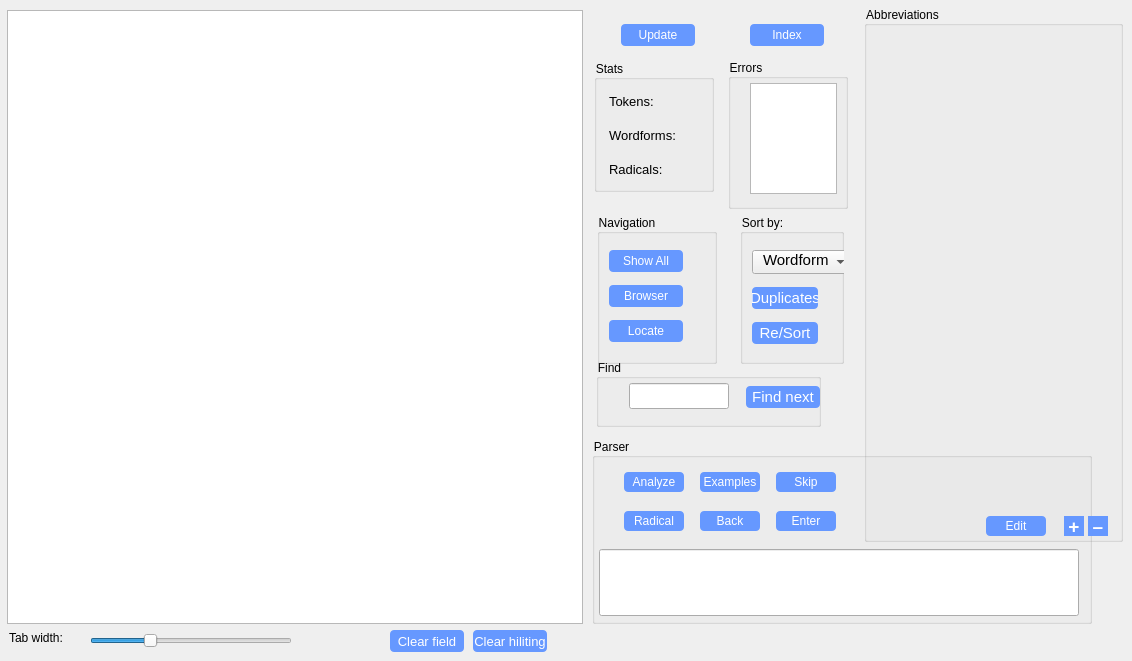
        <widget class="QWidget" name="index">
         <property name="styleSheet">
          <string notr="true">QGroupBox {
	background-color: transparent;
}

QPushButton {
	background: #6698FF;
	color: white;
	border: 0px solid black;
	border-radius: 4px;
	padding: 0 0 0 0;
	margin: 0 0 0 0;
	min-width: 74px;
	min-height: 22px;
}</string>
         </property>
         <attribute name="title">
          <string>Index</string>
         </attribute>
         <widget class="QGroupBox" name="iParserBox">
          <property name="geometry">
           <rect>
            <x>592</x>
            <y>438</y>
            <width>500</width>
            <height>186</height>
           </rect>
          </property>
          <property name="toolTip">
           <string>line editor for index</string>
          </property>
          <property name="autoFillBackground">
           <bool>false</bool>
          </property>
          <property name="styleSheet">
           <string notr="true">QPushButton {
	background: #6698FF;
	color: white;    
	border: 0px solid black;
	border-radius: 4px;
    	padding: 0 0 0 0;
    	margin: 0 0 0 0;
	min-height: 20px;
	min-width: 60px;
	max-height: 20px;
	max-width: 60px;	
}

QPushButton:pressed {
	background: #1E90FF;
	border: 2px outset #1E90FF;
}</string>
          </property>
          <property name="title">
           <string>Parser</string>
          </property>
          <property name="flat">
           <bool>true</bool>
          </property>
          <widget class="QLineEdit" name="iParser">
           <property name="geometry">
            <rect>
             <x>7</x>
             <y>111</y>
             <width>480</width>
             <height>67</height>
            </rect>
           </property>
           <property name="font">
            <font>
             <pointsize>10</pointsize>
            </font>
           </property>
           <property name="toolTip">
            <string>line editor</string>
           </property>
          </widget>
          <widget class="QPushButton" name="iSkipBtn">
           <property name="geometry">
            <rect>
             <x>184</x>
             <y>34</y>
             <width>60</width>
             <height>20</height>
            </rect>
           </property>
           <property name="text">
            <string>Skip</string>
           </property>
          </widget>
          <widget class="QPushButton" name="iStartBtn">
           <property name="geometry">
            <rect>
             <x>32</x>
             <y>34</y>
             <width>60</width>
             <height>20</height>
            </rect>
           </property>
           <property name="toolTip">
            <string>start analysis from
selection or from 
first unparsed form</string>
           </property>
           <property name="text">
            <string>Analyze</string>
           </property>
          </widget>
          <widget class="QPushButton" name="iLookUpBtn">
           <property name="geometry">
            <rect>
             <x>32</x>
             <y>73</y>
             <width>60</width>
             <height>20</height>
            </rect>
           </property>
           <property name="toolTip">
            <string>look up radical 
in lexicon</string>
           </property>
           <property name="text">
            <string>Radical</string>
           </property>
          </widget>
          <widget class="QPushButton" name="iExamplesBtn">
           <property name="geometry">
            <rect>
             <x>108</x>
             <y>34</y>
             <width>60</width>
             <height>20</height>
            </rect>
           </property>
           <property name="toolTip">
            <string>show examples</string>
           </property>
           <property name="text">
            <string>Examples</string>
           </property>
          </widget>
          <widget class="QPushButton" name="iBackBtn">
           <property name="geometry">
            <rect>
             <x>108</x>
             <y>73</y>
             <width>60</width>
             <height>20</height>
            </rect>
           </property>
           <property name="toolTip">
            <string>go back to most 
recently analyzed form</string>
           </property>
           <property name="text">
            <string>Back</string>
           </property>
          </widget>
          <widget class="QPushButton" name="iEnterBtn">
           <property name="geometry">
            <rect>
             <x>184</x>
             <y>73</y>
             <width>60</width>
             <height>20</height>
            </rect>
           </property>
           <property name="toolTip">
            <string>enter analysis</string>
           </property>
           <property name="text">
            <string>Enter</string>
           </property>
          </widget>
         </widget>
         <widget class="QTextEdit" name="iIndex">
          <property name="geometry">
           <rect>
            <x>7</x>
            <y>10</y>
            <width>576</width>
            <height>614</height>
           </rect>
          </property>
          <property name="font">
           <font/>
          </property>
          <property name="toolTip">
           <string/>
          </property>
          <property name="lineWrapMode">
           <enum>QTextEdit::NoWrap</enum>
          </property>
          <property name="tabStopWidth" stdset="0">
           <number>10</number>
          </property>
         </widget>
         <widget class="QGroupBox" name="iAbbrBox">
          <property name="geometry">
           <rect>
            <x>864</x>
            <y>6</y>
            <width>259</width>
            <height>536</height>
           </rect>
          </property>
          <property name="styleSheet">
           <string notr="true">QToolButton {
	background: #6698FF;
	color: white;
	border: 1px solid #6698FF;
}

QToolButton:pressed {
	border: 2px outset #1E90FF;
}

QPushButton {
     border: 0px solid black;
     min-width: 60px;
	 min-height: 20px;
     max-width: 60px;
	 max-height: 20px;
	background: #6698FF;
	color: white;    
	border: 0px solid black;
	border-radius: 4px;
    	padding: 0 0 0 0;
    	margin: 0 0 0 0;
}

QPushButton:pressed {
	background: #1E90FF;
	border: 2px outset #1E90FF;
}
</string>
          </property>
          <property name="title">
           <string>Abbreviations</string>
          </property>
          <property name="flat">
           <bool>true</bool>
          </property>
          <widget class="QPushButton" name="iEditAbbrBtn">
           <property name="geometry">
            <rect>
             <x>122</x>
             <y>510</y>
             <width>60</width>
             <height>20</height>
            </rect>
           </property>
           <property name="toolTip">
            <string>edit selected abbreviation</string>
           </property>
           <property name="text">
            <string>Edit</string>
           </property>
          </widget>
          <widget class="QToolButton" name="iAddAbbrBtn">
           <property name="geometry">
            <rect>
             <x>200</x>
             <y>510</y>
             <width>20</width>
             <height>20</height>
            </rect>
           </property>
           <property name="font">
            <font>
             <pointsize>14</pointsize>
             <bold>true</bold>
            </font>
           </property>
           <property name="toolTip">
            <string>add new abbreviation</string>
           </property>
           <property name="text">
            <string>+</string>
           </property>
          </widget>
          <widget class="QToolButton" name="iDelAbbrBtn">
           <property name="geometry">
            <rect>
             <x>224</x>
             <y>510</y>
             <width>20</width>
             <height>20</height>
            </rect>
           </property>
           <property name="font">
            <font>
             <pointsize>14</pointsize>
             <bold>true</bold>
            </font>
           </property>
           <property name="toolTip">
            <string>add new abbreviation</string>
           </property>
           <property name="text">
            <string>–</string>
           </property>
          </widget>
         </widget>
         <widget class="QSlider" name="iTabSlider">
          <property name="geometry">
           <rect>
            <x>90</x>
            <y>630</y>
            <width>202</width>
            <height>22</height>
           </rect>
          </property>
          <property name="toolTip">
           <string>adjust the width of the tabs in the Index field</string>
          </property>
          <property name="minimum">
           <number>5</number>
          </property>
          <property name="maximum">
           <number>40</number>
          </property>
          <property name="value">
           <number>15</number>
          </property>
          <property name="orientation">
           <enum>Qt::Horizontal</enum>
          </property>
          <property name="tickPosition">
           <enum>QSlider::NoTicks</enum>
          </property>
          <property name="tickInterval">
           <number>5</number>
          </property>
         </widget>
         <widget class="QLabel" name="label_10">
          <property name="geometry">
           <rect>
            <x>9</x>
            <y>630</y>
            <width>72</width>
            <height>16</height>
           </rect>
          </property>
          <property name="text">
           <string>Tab width:</string>
          </property>
         </widget>
         <widget class="QPushButton" name="iClearHiliteBtn">
          <property name="geometry">
           <rect>
            <x>473</x>
            <y>630</y>
            <width>74</width>
            <height>22</height>
           </rect>
          </property>
          <property name="font">
           <font>
            <family>Arial</family>
            <pointsize>10</pointsize>
            <bold>false</bold>
           </font>
          </property>
          <property name="toolTip">
           <string>remove colour from highlighted items</string>
          </property>
          <property name="text">
           <string>Clear hiliting</string>
          </property>
         </widget>
         <widget class="QPushButton" name="iClearFieldBtn">
          <property name="geometry">
           <rect>
            <x>390</x>
            <y>630</y>
            <width>74</width>
            <height>22</height>
           </rect>
          </property>
          <property name="font">
           <font>
            <family>Arial</family>
            <pointsize>10</pointsize>
            <bold>false</bold>
           </font>
          </property>
          <property name="toolTip">
           <string>clear the index field</string>
          </property>
          <property name="text">
           <string>Clear field</string>
          </property>
         </widget>
         <widget class="QGroupBox" name="groupBox_22">
          <property name="geometry">
           <rect>
            <x>728</x>
            <y>59</y>
            <width>120</width>
            <height>150</height>
           </rect>
          </property>
          <property name="autoFillBackground">
           <bool>false</bool>
          </property>
          <property name="title">
           <string>Errors</string>
          </property>
          <property name="flat">
           <bool>true</bool>
          </property>
          <widget class="QListWidget" name="iErrorBox">
           <property name="geometry">
            <rect>
             <x>22</x>
             <y>24</y>
             <width>87</width>
             <height>111</height>
            </rect>
           </property>
           <property name="minimumSize">
            <size>
             <width>10</width>
             <height>10</height>
            </size>
           </property>
           <property name="maximumSize">
            <size>
             <width>111111</width>
             <height>111111</height>
            </size>
           </property>
           <property name="toolTip">
            <string>Lists examples that show matching errors 
where lines contain different numbers of
elements. Click on line to go to example.</string>
           </property>
          </widget>
         </widget>
         <widget class="QGroupBox" name="iStatsBox">
          <property name="geometry">
           <rect>
            <x>594</x>
            <y>60</y>
            <width>120</width>
            <height>132</height>
           </rect>
          </property>
          <property name="minimumSize">
           <size>
            <width>120</width>
            <height>0</height>
           </size>
          </property>
          <property name="maximumSize">
           <size>
            <width>120</width>
            <height>16777215</height>
           </size>
          </property>
          <property name="autoFillBackground">
           <bool>false</bool>
          </property>
          <property name="styleSheet">
           <string notr="true">QLabel {
	font: 10pts;
}</string>
          </property>
          <property name="title">
           <string>Stats</string>
          </property>
          <widget class="QLabel" name="iTokensLbl">
           <property name="geometry">
            <rect>
             <x>15</x>
             <y>33</y>
             <width>100</width>
             <height>16</height>
            </rect>
           </property>
           <property name="minimumSize">
            <size>
             <width>100</width>
             <height>0</height>
            </size>
           </property>
           <property name="maximumSize">
            <size>
             <width>100</width>
             <height>16777215</height>
            </size>
           </property>
           <property name="font">
            <font>
             <family>Arial</family>
             <pointsize>10</pointsize>
             <italic>false</italic>
             <bold>false</bold>
            </font>
           </property>
           <property name="text">
            <string>Tokens:</string>
           </property>
          </widget>
          <widget class="QLabel" name="iWordformLbl">
           <property name="geometry">
            <rect>
             <x>15</x>
             <y>67</y>
             <width>100</width>
             <height>16</height>
            </rect>
           </property>
           <property name="minimumSize">
            <size>
             <width>100</width>
             <height>0</height>
            </size>
           </property>
           <property name="maximumSize">
            <size>
             <width>100</width>
             <height>16777215</height>
            </size>
           </property>
           <property name="font">
            <font>
             <family>Arial</family>
             <pointsize>10</pointsize>
             <italic>false</italic>
             <bold>false</bold>
            </font>
           </property>
           <property name="text">
            <string>Wordforms:</string>
           </property>
          </widget>
          <widget class="QLabel" name="IRadicalLbl">
           <property name="geometry">
            <rect>
             <x>15</x>
             <y>101</y>
             <width>100</width>
             <height>16</height>
            </rect>
           </property>
           <property name="minimumSize">
            <size>
             <width>100</width>
             <height>0</height>
            </size>
           </property>
           <property name="maximumSize">
            <size>
             <width>100</width>
             <height>16777215</height>
            </size>
           </property>
           <property name="font">
            <font>
             <family>Arial</family>
             <pointsize>10</pointsize>
             <italic>false</italic>
             <bold>false</bold>
            </font>
           </property>
           <property name="text">
            <string>Radicals:</string>
           </property>
          </widget>
         </widget>
         <widget class="QGroupBox" name="iFindBox">
          <property name="geometry">
           <rect>
            <x>596</x>
            <y>359</y>
            <width>225</width>
            <height>68</height>
           </rect>
          </property>
          <property name="sizePolicy">
           <sizepolicy hsizetype="Fixed" vsizetype="Fixed">
            <horstretch>0</horstretch>
            <verstretch>0</verstretch>
           </sizepolicy>
          </property>
          <property name="minimumSize">
           <size>
            <width>225</width>
            <height>68</height>
           </size>
          </property>
          <property name="maximumSize">
           <size>
            <width>225</width>
            <height>68</height>
           </size>
          </property>
          <property name="toolTip">
           <string/>
          </property>
          <property name="autoFillBackground">
           <bool>false</bool>
          </property>
          <property name="styleSheet">
           <string notr="true"/>
          </property>
          <property name="title">
           <string>Find</string>
          </property>
          <property name="flat">
           <bool>true</bool>
          </property>
          <widget class="QLineEdit" name="iFindInIndex">
           <property name="geometry">
            <rect>
             <x>33</x>
             <y>24</y>
             <width>100</width>
             <height>26</height>
            </rect>
           </property>
           <property name="minimumSize">
            <size>
             <width>100</width>
             <height>26</height>
            </size>
           </property>
           <property name="maximumSize">
            <size>
             <width>100</width>
             <height>26</height>
            </size>
           </property>
           <property name="toolTip">
            <string>enter text to find, hit &quot;return&quot; to begin search</string>
           </property>
          </widget>
          <widget class="QPushButton" name="iFindNextBtn">
           <property name="geometry">
            <rect>
             <x>150</x>
             <y>27</y>
             <width>74</width>
             <height>22</height>
            </rect>
           </property>
           <property name="sizePolicy">
            <sizepolicy hsizetype="Maximum" vsizetype="Fixed">
             <horstretch>0</horstretch>
             <verstretch>0</verstretch>
            </sizepolicy>
           </property>
           <property name="font">
            <font>
             <family>Arial</family>
             <pointsize>11</pointsize>
             <bold>false</bold>
            </font>
           </property>
           <property name="toolTip">
            <string>start search/find next</string>
           </property>
           <property name="text">
            <string>Find next</string>
           </property>
          </widget>
         </widget>
         <widget class="QGroupBox" name="iNavigationBox">
          <property name="geometry">
           <rect>
            <x>597</x>
            <y>214</y>
            <width>120</width>
            <height>150</height>
           </rect>
          </property>
          <property name="minimumSize">
           <size>
            <width>120</width>
            <height>150</height>
           </size>
          </property>
          <property name="maximumSize">
           <size>
            <width>120</width>
            <height>150</height>
           </size>
          </property>
          <property name="autoFillBackground">
           <bool>false</bool>
          </property>
          <property name="styleSheet">
           <string notr="true">QPushButton {
	min-width: 74px;
	max-width: 74px;
	min-height: 22px;
	max-height: 22px;
	background: #6698FF;
	color: white;    
	border: 0px solid black;
	border-radius: 4px;
    	padding: 0 0 0 0;
    	margin: 0 0 0 0;
}

QPushButton:pressed {
	background: #1E90FF;
	border: 2px outset #1E90FF;
}</string>
          </property>
          <property name="title">
           <string>Navigation</string>
          </property>
          <property name="flat">
           <bool>true</bool>
          </property>
          <layout class="QVBoxLayout" name="verticalLayout_6">
           <item>
            <widget class="QPushButton" name="iConcordanceBtn">
             <property name="toolTip">
              <string>gather all examples of selected form</string>
             </property>
             <property name="text">
              <string>Show All</string>
             </property>
            </widget>
           </item>
           <item>
            <widget class="QPushButton" name="iBrowseBtn">
             <property name="toolTip">
              <string>browse selected forms</string>
             </property>
             <property name="text">
              <string>Browser</string>
             </property>
            </widget>
           </item>
           <item>
            <widget class="QPushButton" name="iLocateBtn">
             <property name="toolTip">
              <string>find selected example</string>
             </property>
             <property name="text">
              <string>Locate</string>
             </property>
            </widget>
           </item>
          </layout>
         </widget>
         <widget class="QGroupBox" name="iDisplayBox">
          <property name="geometry">
           <rect>
            <x>740</x>
            <y>214</y>
            <width>104</width>
            <height>150</height>
           </rect>
          </property>
          <property name="minimumSize">
           <size>
            <width>100</width>
            <height>150</height>
           </size>
          </property>
          <property name="maximumSize">
           <size>
            <width>150</width>
            <height>150</height>
           </size>
          </property>
          <property name="autoFillBackground">
           <bool>false</bool>
          </property>
          <property name="styleSheet">
           <string notr="true">QPushButton {
	min-width: 66px;
	max-width: 66px;
	min-height: 22px;
	max-height: 22px;
	background: #6698FF;
	color: white;    
	border: 0px solid black;
	border-radius: 4px;
    	padding: 0 0 0 0;
    	margin: 0 0 0 0;
}

QPushButton:pressed {
	background: #1E90FF;
	border: 2px outset #1E90FF;
}</string>
          </property>
          <property name="title">
           <string>Sort by:</string>
          </property>
          <property name="flat">
           <bool>true</bool>
          </property>
          <layout class="QVBoxLayout" name="verticalLayout_7">
           <item>
            <widget class="QComboBox" name="iSortingBox">
             <property name="minimumSize">
              <size>
               <width>100</width>
               <height>24</height>
              </size>
             </property>
             <property name="maximumSize">
              <size>
               <width>80</width>
               <height>24</height>
              </size>
             </property>
             <property name="font">
              <font>
               <pointsize>11</pointsize>
              </font>
             </property>
             <property name="toolTip">
              <string>sort index by wordform, morphological
breakdown, or analysis</string>
             </property>
             <property name="styleSheet">
              <string notr="true">QComboBox {
	padding-left: 10px;
	padding-bottom: 4px;
	margin-left: 0px;
}
</string>
             </property>
             <property name="iconSize">
              <size>
               <width>10</width>
               <height>10</height>
              </size>
             </property>
             <item>
              <property name="text">
               <string>Wordform</string>
              </property>
             </item>
             <item>
              <property name="text">
               <string>Root</string>
              </property>
             </item>
            </widget>
           </item>
           <item>
            <widget class="QPushButton" name="iDuplicateBtn">
             <property name="font">
              <font>
               <family>Arial</family>
               <pointsize>11</pointsize>
               <bold>false</bold>
              </font>
             </property>
             <property name="toolTip">
              <string>highlight potential duplicate entries</string>
             </property>
             <property name="text">
              <string>Duplicates</string>
             </property>
            </widget>
           </item>
           <item>
            <widget class="QPushButton" name="iSortNowBtn">
             <property name="font">
              <font>
               <family>Arial</family>
               <pointsize>11</pointsize>
               <bold>false</bold>
              </font>
             </property>
             <property name="toolTip">
              <string>sort or resort index</string>
             </property>
             <property name="text">
              <string>Re/Sort</string>
             </property>
            </widget>
           </item>
          </layout>
         </widget>
         <widget class="QPushButton" name="iUpdateExampleBtn">
          <property name="geometry">
           <rect>
            <x>621</x>
            <y>24</y>
            <width>74</width>
            <height>22</height>
           </rect>
          </property>
          <property name="minimumSize">
           <size>
            <width>74</width>
            <height>22</height>
           </size>
          </property>
          <property name="maximumSize">
           <size>
            <width>74</width>
            <height>22</height>
           </size>
          </property>
          <property name="toolTip">
           <string>update all tokens of selected wordform</string>
          </property>
          <property name="text">
           <string>Update</string>
          </property>
         </widget>
         <widget class="QPushButton" name="iBuildIndexBtn">
          <property name="geometry">
           <rect>
            <x>750</x>
            <y>24</y>
            <width>74</width>
            <height>22</height>
           </rect>
          </property>
          <property name="minimumSize">
           <size>
            <width>74</width>
            <height>22</height>
           </size>
          </property>
          <property name="maximumSize">
           <size>
            <width>74</width>
            <height>22</height>
           </size>
          </property>
          <property name="toolTip">
           <string>build/rebuild index</string>
          </property>
          <property name="text">
           <string>Index</string>
          </property>
         </widget>
        </widget>
